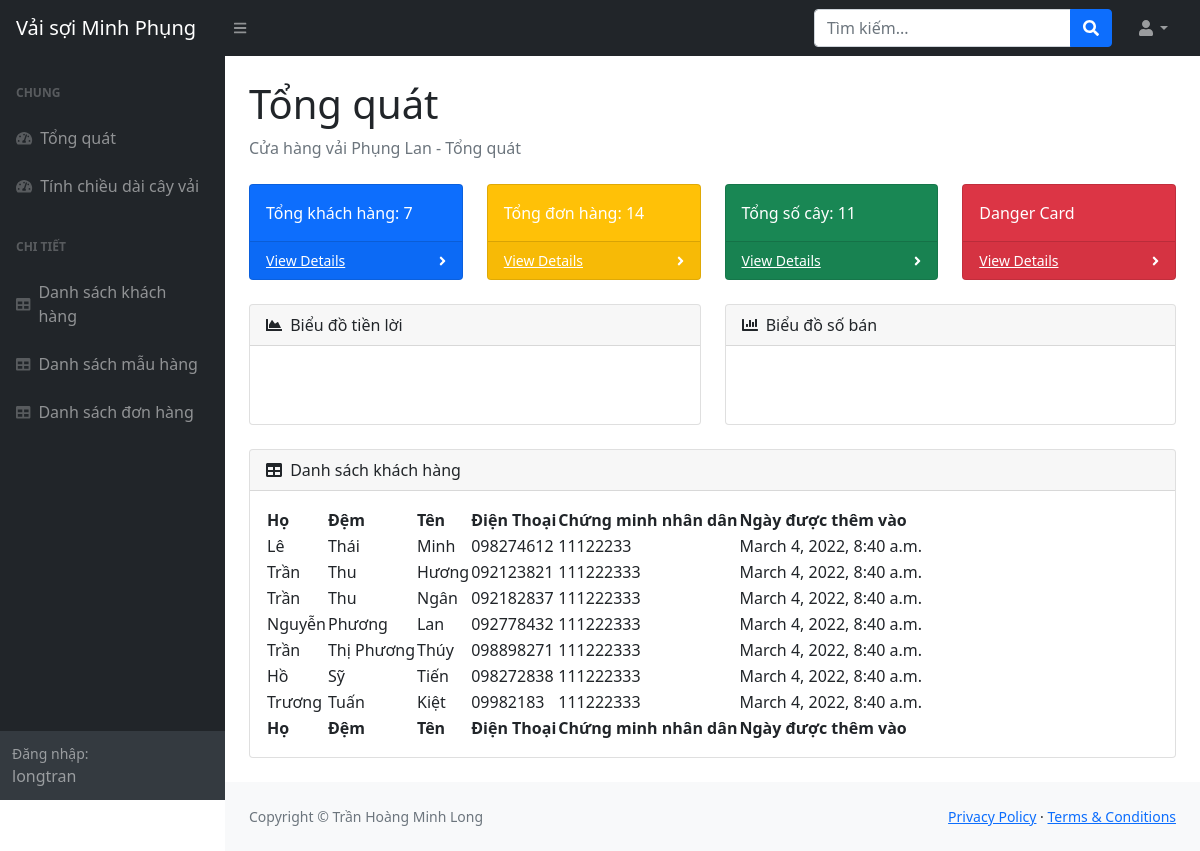
Page /home (signed in) on the committed database.
### management/models.py (models this page shows, shortened)
class Customer(models.Model):
    customer_id = models.BigAutoField(primary_key=True)
    lastname = models.CharField(max_length=64)
    middlename = models.CharField(max_length=64, null=True)
    firstname = models.CharField(max_length=64)
    phone = models.CharField(max_length=64, null=True)
    socialnumber = models.IntegerField(null=True)
    customer_date = models.DateTimeField(auto_now_add=True, null=True)

### management/decorators.py (the view)
        def wrapper_func(request, *args, **kwargs):
            group = None
            if request.user.groups.exists():
                group = request.user.groups.all()[0].name
            if group in allowed_roles:
                return view_func(request, *args, **kwargs)
            else:
                return HttpResponse("Bạn không có quyền truy cập")

### management/views.py (called while the page is built)
@login_required(login_url="login")
@allowed_users(allowed_roles=["admin", "employee"])
def home(request):
    customer = Customer.objects.all()
    order = Order.objects.all()
    product = Product.objects.all()
    total_customer = customer.count()
    total_order = order.count()
    total_product = product.count()
    context = {
        "customer": customer,
        "order": order,
        "product": product,
        "total_customer": total_customer,
        "total_order": total_order,
        "total_product": total_product,
    }
    return render(request, "management/index.html", context)

### management/templates/management/index.html
{% extends 'management/main.html' %} {%block content%}
<main>
  <div class="container-fluid px-4">
    <h1 class="mt-4">Tổng quát</h1>
    <ol class="breadcrumb mb-4">
      <li class="breadcrumb-item active">Cửa hàng vải Phụng Lan - Tổng quát</li>
    </ol>
    <div class="row">
      <div class="col-xl-3 col-md-6">
        <div class="card bg-primary text-white mb-4">
          <div class="card-body">Tổng khách hàng: {{total_customer}}</div>
          <div
            class="card-footer d-flex align-items-center justify-content-between"
          >
            <a class="small text-white stretched-link" href="/customerTable">View Details</a>
            <div class="small text-white">
              <i class="fas fa-angle-right"></i>
            </div>
          </div>
        </div>
      </div>
      <div class="col-xl-3 col-md-6">
        <div class="card bg-warning text-white mb-4">
          <div class="card-body">Tổng đơn hàng: {{total_order}}</div>
          <div
            class="card-footer d-flex align-items-center justify-content-between"
          >
            <a class="small text-white stretched-link" href="/orderTable">View Details</a>
            <div class="small text-white">
              <i class="fas fa-angle-right"></i>
            </div>
          </div>
        </div>
      </div>
      <div class="col-xl-3 col-md-6">
        <div class="card bg-success text-white mb-4">
          <div class="card-body">Tổng số cây: {{total_product}}</div>
          <div
            class="card-footer d-flex align-items-center justify-content-between"
          >
            <a class="small text-white stretched-link" href="/productTable">View Details</a>
            <div class="small text-white">
              <i class="fas fa-angle-right"></i>
            </div>
          </div>
        </div>
      </div>
      <div class="col-xl-3 col-md-6">
        <div class="card bg-danger text-white mb-4">
          <div class="card-body">Danger Card</div>
          <div
            class="card-footer d-flex align-items-center justify-content-between"
          >
            <a class="small text-white stretched-link" href="#">View Details</a>
            <div class="small text-white">
              <i class="fas fa-angle-right"></i>
            </div>
          </div>
        </div>
      </div>
    </div>
    <div class="row">
      <div class="col-xl-6">
        <div class="card mb-4">
          <div class="card-header">
            <i class="fas fa-chart-area me-1"></i>
            Biểu đồ tiền lời
          </div>
          <div class="card-body">
            <canvas id="myAreaChart" width="100%" height="40"></canvas>
          </div>
        </div>
      </div>
      <div class="col-xl-6">
        <div class="card mb-4">
          <div class="card-header">
            <i class="fas fa-chart-bar me-1"></i>
            Biểu đồ số bán
          </div>
          <div class="card-body">
            <canvas id="myBarChart" width="100%" height="40"></canvas>
          </div>
        </div>
      </div>
    </div>
    <div class="card mb-4">
      <div class="card-header">
        <i class="fas fa-table me-1"></i>
        Danh sách khách hàng
      </div>
      <div class="card-body">
        <table id="datatablesSimple">
          <thead>
            <tr>
              <th>Họ</th>
              <th>Đệm</th>
              <th>Tên</th>
              <th>Điện Thoại</th>
              <th>Chứng minh nhân dân</th>
              <th>Ngày được thêm vào</th>
            </tr>
          </thead>
          <tfoot>
            <tr>
              <th>Họ</th>
              <th>Đệm</th>
              <th>Tên</th>
              <th>Điện Thoại</th>
              <th>Chứng minh nhân dân</th>
              <th>Ngày được thêm vào</th>
            </tr>
          </tfoot>
          <tbody>
            {% for customer in customer %}
            <tr>
              <td>{{customer.lastname}}</td>
              <td>{{customer.middlename}}</td>
              <td>{{customer.firstname}}</td>
              <td>{{customer.phone}}</td>
              <td>{{customer.socialnumber}}</td>
              <td>{{customer.customer_date}}</td>
            </tr>
            {% endfor %}
          </tbody>
        </table>
      </div>
    </div>
  </div>
</main>
{%endblock%}

### management/templates/management/sidenavbar.html (shortened to what this page needs)
<div id="layoutSidenav_nav">
  <nav class="sb-sidenav accordion sb-sidenav-dark" id="sidenavAccordion">
    <div class="sb-sidenav-menu">
      <div class="nav">
        <div class="sb-sidenav-menu-heading">Chung</div>
        <a class="nav-link" href="{% url "home"%}">
          <div class="sb-nav-link-icon">
            <i class="fas fa-tachometer-alt"></i>
          </div>
          Tổng quát
        </a>
        <a class="nav-link" href="{% url "lengthCalculator"%}">
          <div class="sb-nav-link-icon">
            <i class="fas fa-tachometer-alt"></i>
          </div>
          Tính chiều dài cây vải
        </a>
        <div class="sb-sidenav-menu-heading">Chi tiết</div>
        <a class="nav-link" href="{% url 'customerTable' %}">
          <div class="sb-nav-link-icon"><i class="fas fa-table"></i></div>
          Danh sách khách hàng
        </a>
        <a class="nav-link" href="{% url 'productTable' %}">
          <div class="sb-nav-link-icon"><i class="fas fa-table"></i></div>
          Danh sách mẫu hàng
        </a>
        <a class="nav-link" href="{% url 'orderTable' %}">
          <div class="sb-nav-link-icon"><i class="fas fa-table"></i></div>
          Danh sách đơn hàng
        </a>
      </div>
    </div>
    <div class="sb-sidenav-footer">
      <div class="small">Đăng nhập:</div>
      {{request.user}}
    </div>
  </nav>
</div>

### rows in the picture
Customer: lastname "Lê", middlename "Thái", firstname "Minh", phone "098274612", socialnumber "11122233", customer_date "March 4, 2022, 8:40 a.m."
Customer: lastname "Trần", middlename "Thu", firstname "Hương", phone "092123821", socialnumber "111222333", customer_date "March 4, 2022, 8:40 a.m."
Customer: lastname "Trần", middlename "Thu", firstname "Ngân", phone "092182837", socialnumber "111222333", customer_date "March 4, 2022, 8:40 a.m."
Customer: lastname "Nguyễn", middlename "Phương", firstname "Lan", phone "092778432", socialnumber "111222333", customer_date "March 4, 2022, 8:40 a.m."
Customer: lastname "Trần", middlename "Thị Phương", firstname "Thúy", phone "098898271", socialnumber "111222333", customer_date "March 4, 2022, 8:40 a.m."
Customer: lastname "Hồ", middlename "Sỹ", firstname "Tiến", phone "098272838", socialnumber "111222333", customer_date "March 4, 2022, 8:40 a.m."
Customer: lastname "Trương", middlename "Tuấn", firstname "Kiệt", phone "09982183", socialnumber "111222333", customer_date "March 4, 2022, 8:40 a.m."

### other values in the picture
{{ request.user }} "longtran"
{{ total_customer }} "7"
{{ total_order }} "14"
{{ total_product }} "11"
